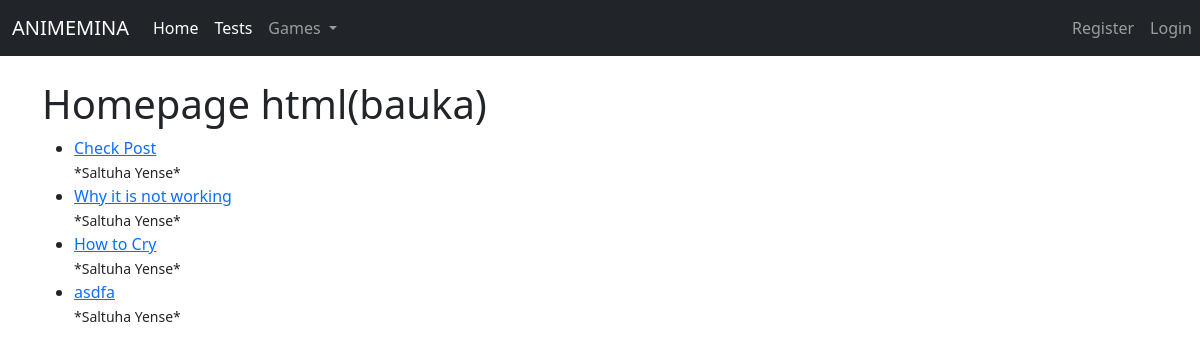
Before: / with the older database file.
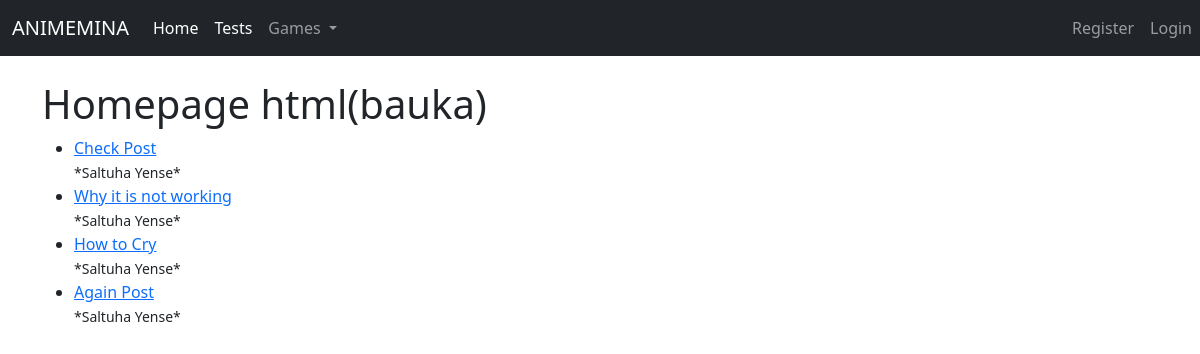
After: the same page with the newer database file.
### cosplayers/models.py (models this page shows, shortened)
class CospBlog (models.Model):
    post_title = models.CharField(max_length=100)
    author = models.ForeignKey(User, on_delete=models.CASCADE)
    your_post = models.TextField()
    post_date = models.DateField(auto_now_add = True)

### cosplayers/views.py (the view)
# urls.py: path('', MainPage.as_view(), name = "mainpage"),
class MainPage(ListView):
    model = CospBlog
    template_name = 'mainpage.html'
    ordering = [ '-post_date']

### templates/mainpage.html
{% extends 'base.html' %}
{% block content %}
<h1>Homepage html(bauka)</h1>
<ul>
    {% for cospblog in object_list %}
       <li><a href="{% url 'postarticle' cospblog.pk %}"> {{ cospblog.post_title }}</a>
        <br>
         <small> *{{ cospblog.author.first_name }} {{ cospblog.author.last_name }}*
      </small>
        <br>
{% endfor %}
        </ul>
{% endblock %}

### templates/base.html (shortened to what this page needs)
<!doctype html>
<html lang="en">
  <head>
    <link href="https://cdn.jsdelivr.net/npm/bootstrap@5.1.3/dist/css/bootstrap.min.css" rel="stylesheet">
  </head>
  <body>
  <nav class="navbar navbar-expand-lg navbar-dark bg-dark">
  <div class="container-fluid">
    <a class="navbar-brand" href="{% url 'mainpage' %}">ANIMEMINA</a>
    <div class="collapse navbar-collapse" id="navbarNavDropdown">
      <ul class="navbar-nav">
        <li class="nav-item">
          <a class="nav-link active" aria-current="page" href="{% url 'mainpage' %}">Home</a>
        </li>
<li class="nav-item">
          <a class="nav-link active" aria-current="page" href="{% url 'test' %}">Tests</a>
        </li>
        <li class="nav-item dropdown">
          <a class="nav-link dropdown-toggle" href="#" id="navbarDropdownMenuLink" role="button" data-bs-toggle="dropdown" aria-expanded="false">
            Games
          </a>
        </li>
      </ul>
    </div>
  </div>
      <div class="navbar-collapse collapse w-400 order-3 dual-collapse2">
        <ul class="navbar-nav ml-auto">
{% if not user.is_authenticated%}
            <li class="nav-item">
                <a class="nav-link" href="{% url 'registration' %}">Register</a>
            </li>
            <li class="nav-item">
                <a class="nav-link" href="{% url 'login' %}">Login</a>
            </li>
        {% endif %}
        </ul>
    </div>
</nav>
  <br>
  <div class="container">
   {% block content %}
   {% endblock %}
  </div>
  </body>
</html>

Changed rows visible on the page:
removed CospBlog: post_title "asdfa", author.first_name "Saltuha", author.last_name "Yense"
added CospBlog: post_title "Again Post", author.first_name "Saltuha", author.last_name "Yense"
